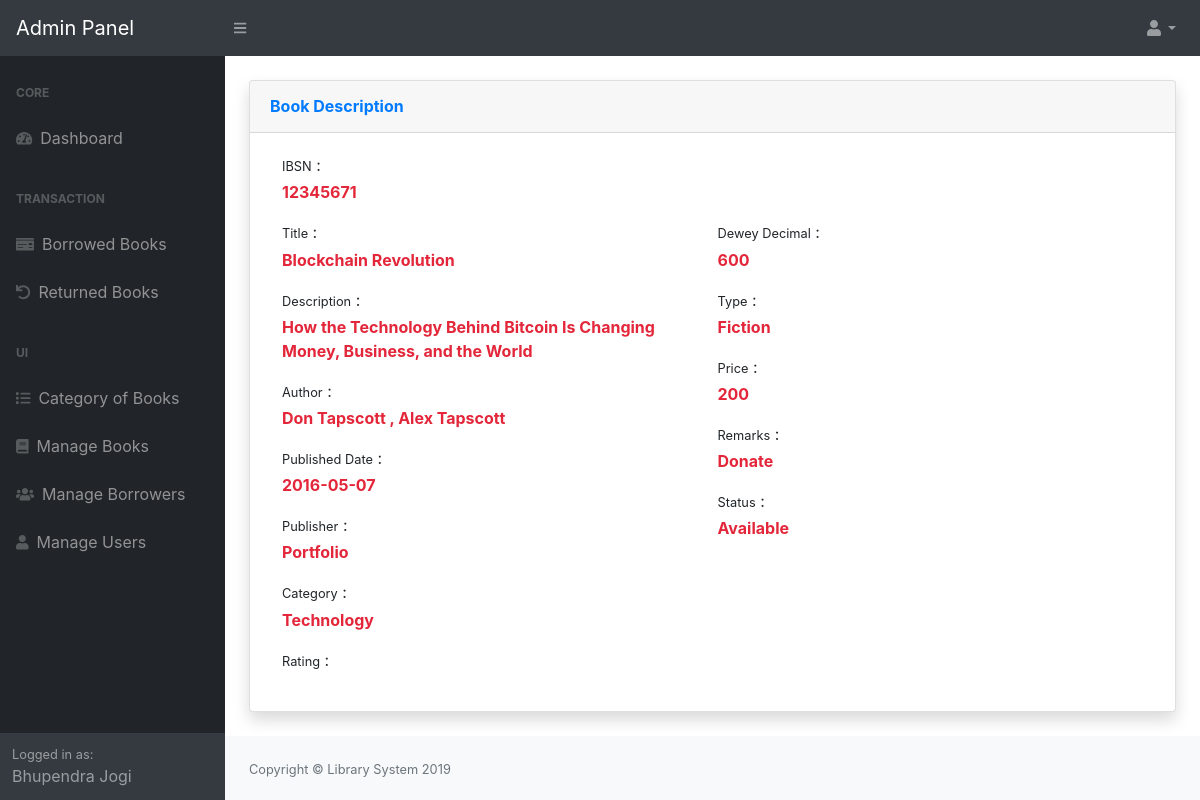
The app's page /admin/books/index.php?view=view&id=12345671 (signed in) with its own data.
### tables this page shows
CREATE TABLE `tblusers` (
  `USERID` int(11) NOT NULL,
  `NAME` varchar(124) NOT NULL,
  `UEMAIL` varchar(125) NOT NULL,
  `PASS` varchar(125) NOT NULL,
  `TYPE` varchar(125) NOT NULL,
  `Status` varchar(11) NOT NULL,
  `PicLoc` text NOT NULL,
  `fine` varchar(20) DEFAULT NULL
);

CREATE TABLE `tblbooks` (
  `BookID` int(11) NOT NULL,
  `IBSN` varchar(13) NOT NULL,
  `BookTitle` varchar(125) NOT NULL,
  `BookDesc` varchar(255) NOT NULL,
  `Author` varchar(125) NOT NULL,
  `PublishDate` date NOT NULL,
  `BookPublisher` varchar(125) NOT NULL,
  `Category` varchar(90) NOT NULL,
  `BookPrice` double NOT NULL,
  `BookQuantity` int(11) NOT NULL,
  `Status` varchar(30) NOT NULL,
  `BookType` varchar(90) NOT NULL,
  `DeweyDecimal` varchar(90) NOT NULL,
  `OverAllQty` int(11) NOT NULL,
  `Donate` tinyint(1) NOT NULL,
  `Remarks` varchar(90) NOT NULL
);

### admin/books/index.php (called while the page is built, shortened)
<?php
require_once '../themes/templates.php';
?>

### include/database.php (called while the page is built, shortened)
<?php
class Database {
	var $sql_string = '';
	private $conn;
	public function open_connection() {
		$this->conn = mysqli_connect(server, user, pass);
		if (!$this->conn) {
			throw new Exception("Failed to connect to the database server: " . mysqli_connect_error());
		} else {
			$db_select = mysqli_select_db($this->conn, database_name);
		}
	}
	function setQuery($sql='') {
		$this->sql_string=$sql;
	}
	function executeQuery() {
		$result = mysqli_query($this->conn,$this->sql_string);
		return $result;
	}
	private function confirm_query($result) {
		return $result;
	}
	function loadSingleResult() {
		$cur = $this->executeQuery();
		while ($row = mysqli_fetch_object($cur)) {
		return $data = $row;
		}
	}
}
$mydb = new Database();
?>

### include/accounts.php (called while the page is built, shortened)
<?php
require_once(LIB_PATH.DS.'database.php');
class User {
	protected static  $tblname = "tblusers";
	function single_user($id=""){
			global $mydb;
			$mydb->setQuery("SELECT * FROM ".self::$tblname."
				Where USERID= '{$id}' LIMIT 1");
			$cur = $mydb->loadSingleResult();
			return $cur;
	}
}
?>

### include/books.php (called while the page is built, shortened)
<?php
require_once(LIB_PATH.DS.'database.php');
class Book{
	protected static $tbl_name = "tblbooks";
	function single_books($id=""){
			global $mydb;
			$mydb->setQuery("SELECT * FROM ".self::$tbl_name." Where IBSN= {$id} LIMIT 1");
			$cur = $mydb->loadSingleResult();
			return $cur;
	}
}
?>

### admin/books/view.php (the view, shortened to what this page needs)
<?php
$id = $_GET['id'];
$book = new Book();
$object = $book->single_books($id);
?>
  <div class="card shadow mb-4">
  <div class="card-header py-3">
    <h6 class="m-0 font-weight-bold text-primary">Book Description</h6>
  </div>
  <div class="card-body">
    <div class="table-responsive">
        <form class="form-horizontal well span4" action="controller.php?action=edit&id=<?php echo $id;?>" method="POST">
          <div class="col-md-12">
    <div class="form-row">
        <div class="col-md-12">
            <div class="form-group"><label class="small mb-1" for="AccessionNo">IBSN</label> : <p> <?php echo $object->IBSN;?></p> </div>
        </div>
    </div>
    <div class="form-row">
    	<div class="col-md-6">
			<div class="form-group"><label class="small mb-1" for="BookTitle">Title</label>  : <p><?php echo $object->BookTitle;?> </p></div>
			<div class="form-group"><label class="small mb-1" for="BookDesc">Description</label>  : <p><?php echo $object->BookDesc;?></p></div>
			<div class="form-group"><label class="small mb-1" for="Author">Author</label> : <p><?php echo $object->Author;?> </p></div>
			<div class="form-group"><label class="small mb-1" for="PublishDate">Published Date</label> : <p><?php echo $object->PublishDate;?></p></div>
			<div class="form-group"><label class="small mb-1" for="BookPublisher">Publisher</label> : <p><?php echo $object->BookPublisher;?></p></div>
			<div class="form-group"><label class="small mb-1" for="Category">Category</label> : <p><?php echo  $object->Category ?></p></div>
			<div class="form-group"><label class="small mb-1" for="Rating">Rating</label> : <p><?php echo $object->Rating;?></p></div>
    	</div>
    	<div class="col-md-6">
			<div class="form-group"><label class="small mb-1" for="DDecimal">Dewey Decimal</label> : <p><?php echo $object->DeweyDecimal;?></p></div>
			<div class="form-group"><label class="small mb-1" for="inputConfirmPassword">Type</label> : <p><?php echo $object->BookType ?></p></div>
			<div class="form-group"><label class="small mb-1" for="BookPrice">Price</label> : <p><?php echo $object->BookPrice;?></p></div>
			<div class="form-group"><label class="small mb-1" for="Remarks">Remarks</label> : <p><?php echo $object->Remarks;?></p></div>
			<div class="form-group"><label class="small mb-1" for="Category">Status</label> : <p><?php echo  $object->Status ?></p></div>
    	</div>
    </div>
</div>
</div>
</div>

### admin/themes/templates.php (shortened to what this page needs)
<?php
 $user = New User();
  $singleuser = $user->single_user($_SESSION['USERID']);
?>
<!DOCTYPE html>
<html lang="en">
    <head>
        <link href="<?php echo web_root;?>admin/dist/css/styles.css" rel="stylesheet" />
          <link href="<?php echo web_root;?>admin/dist/css/datepicker.css" rel="stylesheet" />
        <link href="<?php echo web_root;?>admin/dist/css/dataTables.bootstrap4.min.css" rel="stylesheet" />
        <link href="<?php echo web_root;?>admin/dist/fonts/font-awesome.min.css" rel="stylesheet" />
        <link href="https://cdn.jsdelivr.net/npm/select2@4.0.13/dist/css/select2.min.css" rel="stylesheet" />
    </head>
    <body class="sb-nav-fixed">
        <nav class="sb-topnav navbar navbar-expand navbar-dark bg-dark">
            <a class="navbar-brand" href="<?php echo web_root;?>admin/">Admin Panel</a><button class="btn btn-link btn-sm order-1 order-lg-0" id="sidebarToggle" href="#"><i class="fas fa-bars"></i></button
            >
            <ul class="navbar-nav ml-auto ml-md-0">
                <li class="nav-item dropdown">
                    <a class="nav-link dropdown-toggle" id="userDropdown" href="#" role="button" data-toggle="dropdown" aria-haspopup="true" aria-expanded="false"><i class="fas fa-user fa-fw"></i></a>
                </li>
            </ul>
        </nav>
        <div id="layoutSidenav">
            <div id="layoutSidenav_nav">
                <nav class="sb-sidenav accordion sb-sidenav-dark" id="sidenavAccordion">
                    <div class="sb-sidenav-menu">
                        <div class="nav">
                            <div class="sb-sidenav-menu-heading">Core</div>
                            <a class="nav-link" href="<?php echo web_root?>admin/"
                                ><div class="sb-nav-link-icon"><i class="fas fa-tachometer-alt"></i></div>
                            Dashboard</a>
                            <div class="sb-sidenav-menu-heading">Transaction</div>
                                  <a class="nav-link" href="<?php echo web_root;?>admin/borrowed/">
                                    <div class="sb-nav-link-icon"><i class="fas fa-money-check"></i></div>
                                Borrowed Books</a>
                                  <a class="nav-link" href="<?php echo web_root;?>admin/returned/">
                                    <div class="sb-nav-link-icon"><i class="fas fa-undo"></i></div>
                                Returned Books</a>
                               <div class="sb-sidenav-menu-heading">UI</div>
                                  <a class="nav-link" href="<?php echo web_root;?>admin/category/">
                                    <div class="sb-nav-link-icon"><i class="fas fa-list"></i></div>
                                Category of Books</a>
                                  <a class="nav-link" href="<?php echo web_root;?>admin/books/">
                                    <div class="sb-nav-link-icon"><i class="fas fa-book"></i></div>
                                Manage Books</a>
                                  <a class="nav-link" href="<?php echo web_root;?>admin/borrower/">
                                    <div class="sb-nav-link-icon"><i class="fas fa-users"></i></div>
                                Manage Borrowers</a>
                                  <a class="nav-link" href="<?php echo web_root;?>admin/users/">
                                    <div class="sb-nav-link-icon"><i class="fas fa-user"></i></div>
                                Manage Users</a>
                        </div>
                    </div>
                    <div class="sb-sidenav-footer">
                        <div class="small">Logged in as:</div>
                       <?php echo $singleuser->NAME;  ?>
                    </div>
                </nav>
            </div>
            <div id="layoutSidenav_content">
                <main>
                    <div class="container-fluid">
                         <br/>
                       <?php
                        require_once $content;
                        ?>
                    </div>
                </main>
                <footer class="py-4 bg-light mt-auto">
                    <div class="container-fluid">
                        <div class="d-flex align-items-center justify-content-between small">
                            <div class="text-muted">Copyright &copy; Library System 2019</div>
                        </div>
                    </div>
                </footer>
            </div>
        </div>
    </body>
</html>

### admin/books/view.php (style rules this page uses)
p { font-size: 16px; font-weight: bold; color: #E32639; }

### records on screen
tblusers: NAME "Bhupendra Jogi"
tblbooks: IBSN "12345671", BookTitle "Blockchain Revolution", BookDesc "How the Technology Behind Bitcoin Is Changing Money, Business, and the World", Author "Don Tapscott , Alex Tapscott", PublishDate "2016-05-07", BookPublisher "Portfolio", Category "Technology", DeweyDecimal "600", BookType "Fiction", BookPrice "200", Remarks "Donate", Status "Available"
